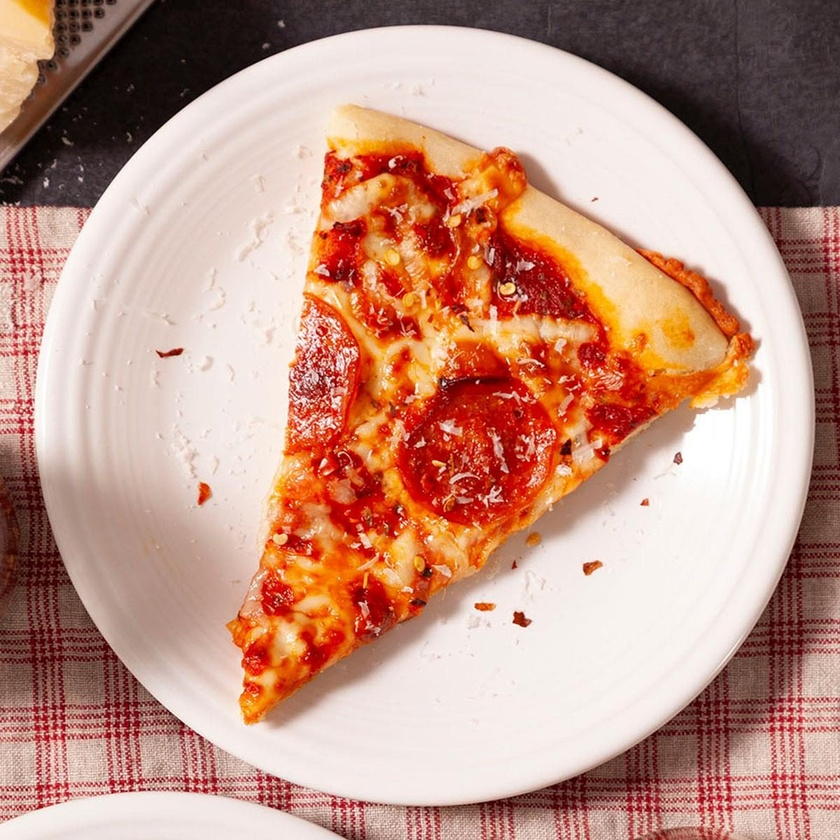
#> input picture scene.jpg, 840 x 840 px, shrunk from 1200 x 1200 before the run
$ python make_fake_depth.py --image scene.jpg --out out.png
#> lines starting #> are read from the running program, lines starting #| are printed output that depends on the picture
# make_fake_depth.py
import argparse, numpy as np, cv2

def main():
    ap = argparse.ArgumentParser()
    ap.add_argument("--image", required=True, help="원본 이미지 경로 (scene.jpg)")
    ap.add_argument("--out", required=True, help="저장할 깊이맵 경로 (depth.npy)")
    ap.add_argument("--plate-depth-m", type=float, default=0.60, help="접시까지 깊이(m)")
    ap.add_argument("--bump-cm", type=float, default=2.0, help="중앙 봉우리 최대 높이(cm)")
    ap.add_argument("--radius-percent", type=float, default=0.25, help="봉우리 반경(이미지 짧은 변의 비율)")
    ap.add_argument("--noise-mm", type=float, default=1.5, help="깊이 노이즈 표준편차(mm)")
    args = ap.parse_args()

    img = cv2.imread(args.image)
#> img is the input picture: shape (840, 840, 3); mean B, G, R 132.2, 148.4, 192.9
    if img is None:
        raise FileNotFoundError(f"이미지를 열 수 없습니다: {args.image}")
    H, W = img.shape[:2]
#> H = 840; W = 840

    # 기본 접시 깊이(평면)
    Z = np.full((H, W), args.plate_depth_m, dtype=np.float32)

    # 중앙 봉우리(음식 높이) 만들기: 포물면 h = hmax * (1 - (r/R)^2)
    hmax = args.bump_cm / 100.0  # cm -> m
    R = int(min(H, W) * args.radius_percent)
#> R = 210
    yy, xx = np.mgrid[0:H, 0:W]
    cx, cy = W // 2, H // 2
#> cx = 420; cy = 420
    r = np.sqrt((xx - cx)**2 + (yy - cy)**2)
    mask = r <= R
    h = np.zeros_like(Z)
    h[mask] = hmax * (1.0 - (r[mask] / float(R))**2)
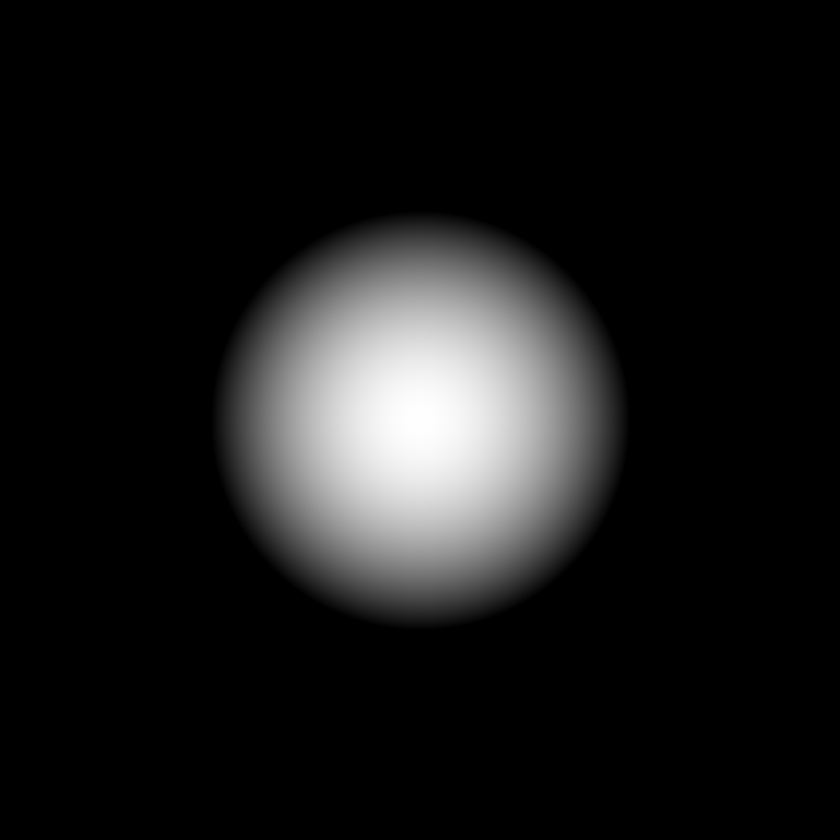
#> h: shape (840, 840) float32; min 0, max 0.02, mean 0.00196; drawn with min black and max white

    # 음식이 있을수록 카메라에 더 가까워지므로 깊이를 줄임
    Z_food = Z - h

    # 약간의 잡음 추가(Depth Pro 느낌)
    if args.noise_mm > 0:
        noise = np.random.normal(0.0, args.noise_mm/1000.0, size=Z.shape).astype(np.float32)
        Z_food = Z_food + noise

    # 저장 (미터 단위 H×W float32)
    np.save(args.out, Z_food.astype(np.float32))
    print(f"[OK] 가짜 깊이 저장: {args.out} (shape={Z_food.shape}, unit=m)")
#| [OK] 가짜 깊이 저장: out.png (shape=(840, 840), unit=m)

if __name__ == "__main__":
    main()
